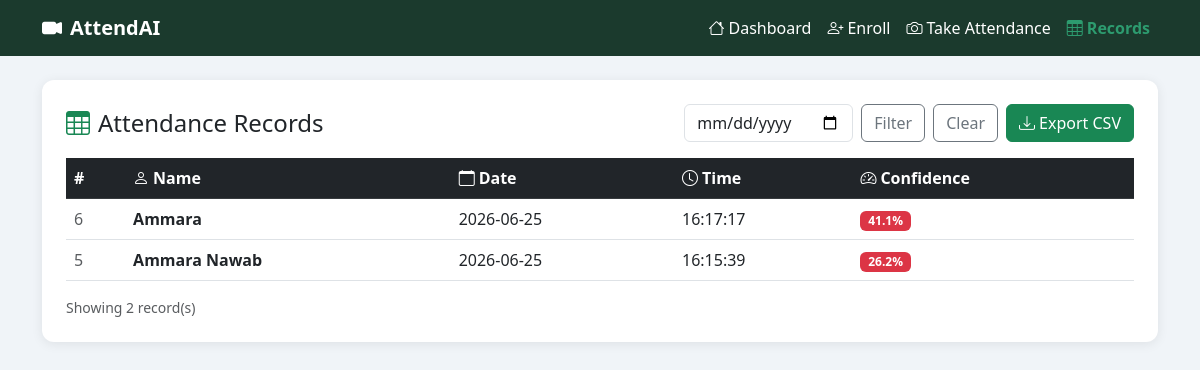
Page /records on the committed database.
### tables this page shows
CREATE TABLE attendance (
            id         INTEGER PRIMARY KEY AUTOINCREMENT,
            user_id    INTEGER NOT NULL,
            user_name  TEXT NOT NULL,
            date       TEXT NOT NULL,
            time       TEXT NOT NULL,
            confidence TEXT,
            FOREIGN KEY (user_id) REFERENCES users(id)
        );

### app.py (the view)
@app.route("/records")
def records():
    filter_date = request.args.get("date", "")
    logs = get_attendance(filter_date if filter_date else None)
    return render_template("records.html", logs=logs, filter_date=filter_date)

### database.py (called while the page is built)
def get_conn():
    conn = sqlite3.connect(DB_PATH)
    conn.row_factory = sqlite3.Row
    return conn

def get_attendance(filter_date=None):
    conn = get_conn()
    c = conn.cursor()
    if filter_date:
        c.execute(
            "SELECT * FROM attendance WHERE date = ? ORDER BY time DESC",
            (filter_date,)
        )
    else:
        c.execute("SELECT * FROM attendance ORDER BY date DESC, time DESC")
    rows = c.fetchall()
    conn.close()
    return rows

### templates/records.html
{% extends "base.html" %}
{% block content %}
<div class="card p-4">
  <div class="d-flex justify-content-between align-items-center mb-3 flex-wrap gap-2">
    <h4 class="mb-0"><i class="bi bi-table me-2 text-success"></i>Attendance Records</h4>
    <div class="d-flex gap-2 flex-wrap">
      <form method="GET" action="/records" class="d-flex gap-2">
        <input type="date" name="date" class="form-control" value="{{ filter_date }}"/>
        <button type="submit" class="btn btn-outline-secondary">Filter</button>
        <a href="/records" class="btn btn-outline-secondary">Clear</a>
      </form>
      <a href="/export_csv{% if filter_date %}?date={{ filter_date }}{% endif %}"
         class="btn btn-success">
        <i class="bi bi-download me-1"></i>Export CSV
      </a>
    </div>
  </div>
  {% if logs %}
    <div class="table-responsive">
      <table class="table table-hover align-middle">
        <thead class="table-dark">
          <tr>
            <th>#</th>
            <th><i class="bi bi-person me-1"></i>Name</th>
            <th><i class="bi bi-calendar me-1"></i>Date</th>
            <th><i class="bi bi-clock me-1"></i>Time</th>
            <th><i class="bi bi-speedometer2 me-1"></i>Confidence</th>
          </tr>
        </thead>
        <tbody>
          {% for log in logs %}
          <tr>
            <td class="text-muted">{{ log['id'] }}</td>
            <td><strong>{{ log['user_name'] }}</strong></td>
            <td>{{ log['date'] }}</td>
            <td>{{ log['time'] }}</td>
            <td>
              {% set conf = log['confidence']|float %}
              <span class="badge {% if conf >= 75 %}bg-success{% elif conf >= 55 %}bg-warning text-dark{% else %}bg-danger{% endif %}">
                {{ log['confidence'] }}%
              </span>
            </td>
          </tr>
          {% endfor %}
        </tbody>
      </table>
    </div>
    <div class="text-muted small">Showing {{ logs|length }} record(s)</div>
  {% else %}
    <div class="text-center py-5 text-muted">
      <i class="bi bi-inbox fs-1 d-block mb-2"></i>
      No records found{% if filter_date %} for {{ filter_date }}{% endif %}.
    </div>
  {% endif %}
</div>
{% endblock %}

### templates/base.html (style rules this page uses)
body { background: #f0f4f8; font-family: 'Segoe UI', sans-serif; }
.card { border: none; border-radius: 12px; box-shadow: 0 2px 12px rgba(0,0,0,.08); }

### rows in the picture
attendance: id "6", user_name "Ammara", date "2026-06-25", time "16:17:17", confidence "41.1"
attendance: id "5", user_name "Ammara Nawab", date "2026-06-25", time "16:15:39", confidence "26.2"

### other values in the picture
{{ logs|length }} "2"
